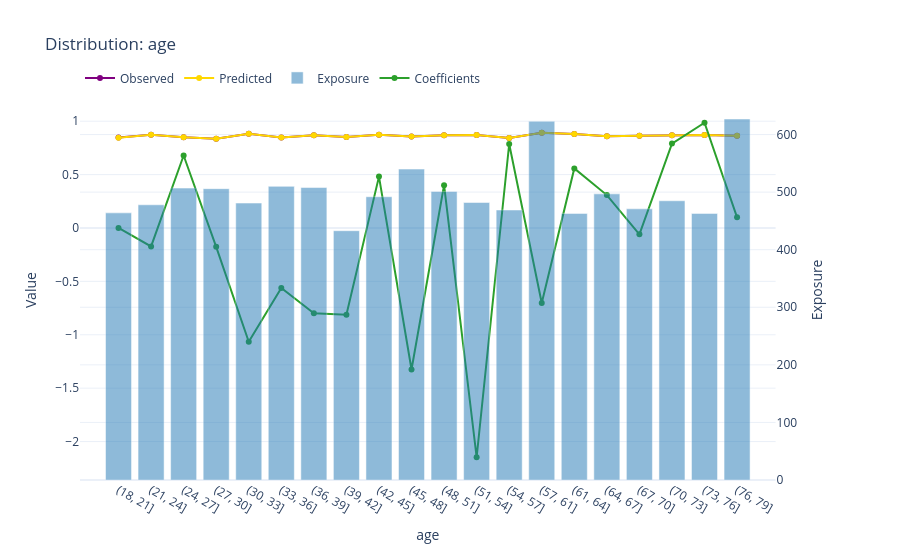

Notebook code cell kept with this figure:
### Code cell
best_glm.plot(X, y, w, "age", "static")

### Figure 1 — Plotly figure (JSON) as saved in the notebook; plotly's stock layout.template omitted (floating-point values rounded to 4 significant figures)
{"data": [{"line": {"color": "#800080"}, "marker": {"color": "#800080"}, "mode": "lines+markers", "name": "Observed", "type": "scatter", "x": ["(18, 21]", "(21, 24]", "(24, 27]", "(27, 30]", "(30, 33]", "(33, 36]", "(36, 39]", "(39, 42]", "(42, 45]", "(45, 48]", "(48, 51]", "(51, 54]", "(54, 57]", "(57, 61]", "(61, 64]", "(64, 67]", "(67, 70]", "(70, 73]", "(73, 76]", "(76, 79]"], "xaxis": "x", "y": [0.847, 0.8724, 0.8501, 0.836, 0.8815, 0.8471, 0.8681, 0.8522, 0.872, 0.8556, 0.8683, 0.8714, 0.8422, 0.8909, 0.879, 0.8592, 0.8641, 0.868, 0.8704, 0.8628], "yaxis": "y"}, {"line": {"color": "#FFD700"}, "marker": {"color": "#FFD700"}, "mode": "lines+markers", "name": "Predicted", "type": "scatter", "x": ["(18, 21]", "(21, 24]", "(24, 27]", "(27, 30]", "(30, 33]", "(33, 36]", "(36, 39]", "(39, 42]", "(42, 45]", "(45, 48]", "(48, 51]", "(51, 54]", "(54, 57]", "(57, 61]", "(61, 64]", "(64, 67]", "(67, 70]", "(70, 73]", "(73, 76]", "(76, 79]"], "xaxis": "x", "y": [0.8449, 0.8725, 0.8502, 0.8361, 0.8814, 0.8471, 0.8682, 0.8522, 0.872, 0.856, 0.8681, 0.8715, 0.8422, 0.8911, 0.8793, 0.859, 0.8643, 0.8682, 0.8707, 0.8629], "yaxis": "y"}, {"marker": {"color": "#1f77b4"}, "name": "Exposure", "opacity": 0.5, "type": "bar", "x": ["(18, 21]", "(21, 24]", "(24, 27]", "(27, 30]", "(30, 33]", "(33, 36]", "(36, 39]", "(39, 42]", "(42, 45]", "(45, 48]", "(48, 51]", "(51, 54]", "(54, 57]", "(57, 61]", "(61, 64]", "(64, 67]", "(67, 70]", "(70, 73]", "(73, 76]", "(76, 79]"], "xaxis": "x", "y": [464.0, 478.0, 507.0, 506.0, 481.0, 510.0, 508.0, 433.0, 492.0, 540.0, 501.0, 482.0, 469.0, 623.0, 463.0, 497.0, 471.0, 485.0, 463.0, 627.0], "yaxis": "y2"}, {"line": {"color": "#2ca02c"}, "marker": {"color": "#2ca02c"}, "mode": "lines+markers", "name": "Coefficients", "type": "scatter", "x": ["(18, 21]", "(21, 24]", "(24, 27]", "(27, 30]", "(30, 33]", "(33, 36]", "(36, 39]", "(39, 42]", "(42, 45]", "(45, 48]", "(48, 51]", "(51, 54]", "(54, 57]", "(57, 61]", "(61, 64]", "(64, 67]", "(67, 70]", "(70, 73]", "(73, 76]", "(76, 79]"], "xaxis": "x", "y": [0.0, -0.1728, 0.6787, -0.1769, -1.065, -0.5626, -0.7992, -0.8116, 0.4809, -1.326, 0.4009, -2.147, 0.7861, -0.7022, 0.5579, 0.3078, -0.0596, 0.7905, 0.9854, 0.09942], "yaxis": "y"}], "layout": {"legend": {"orientation": "h", "x": 0, "xanchor": "left", "y": 1.02, "yanchor": "bottom"}, "title": {"text": "Distribution: age"}, "xaxis": {"anchor": "y", "categoryarray": ["(18, 21]", "(21, 24]", "(24, 27]", "(27, 30]", "(30, 33]", "(33, 36]", "(36, 39]", "(39, 42]", "(42, 45]", "(45, 48]", "(48, 51]", "(51, 54]", "(54, 57]", "(57, 61]", "(61, 64]", "(64, 67]", "(67, 70]", "(70, 73]", "(73, 76]", "(76, 79]"], "categoryorder": "array", "domain": [0, 0.94], "title": {"text": "age"}, "type": "category"}, "yaxis": {"anchor": "x", "domain": [0, 1], "title": {"text": "Value"}}, "yaxis2": {"anchor": "x", "overlaying": "y", "side": "right", "title": {"text": "Exposure"}}}}
